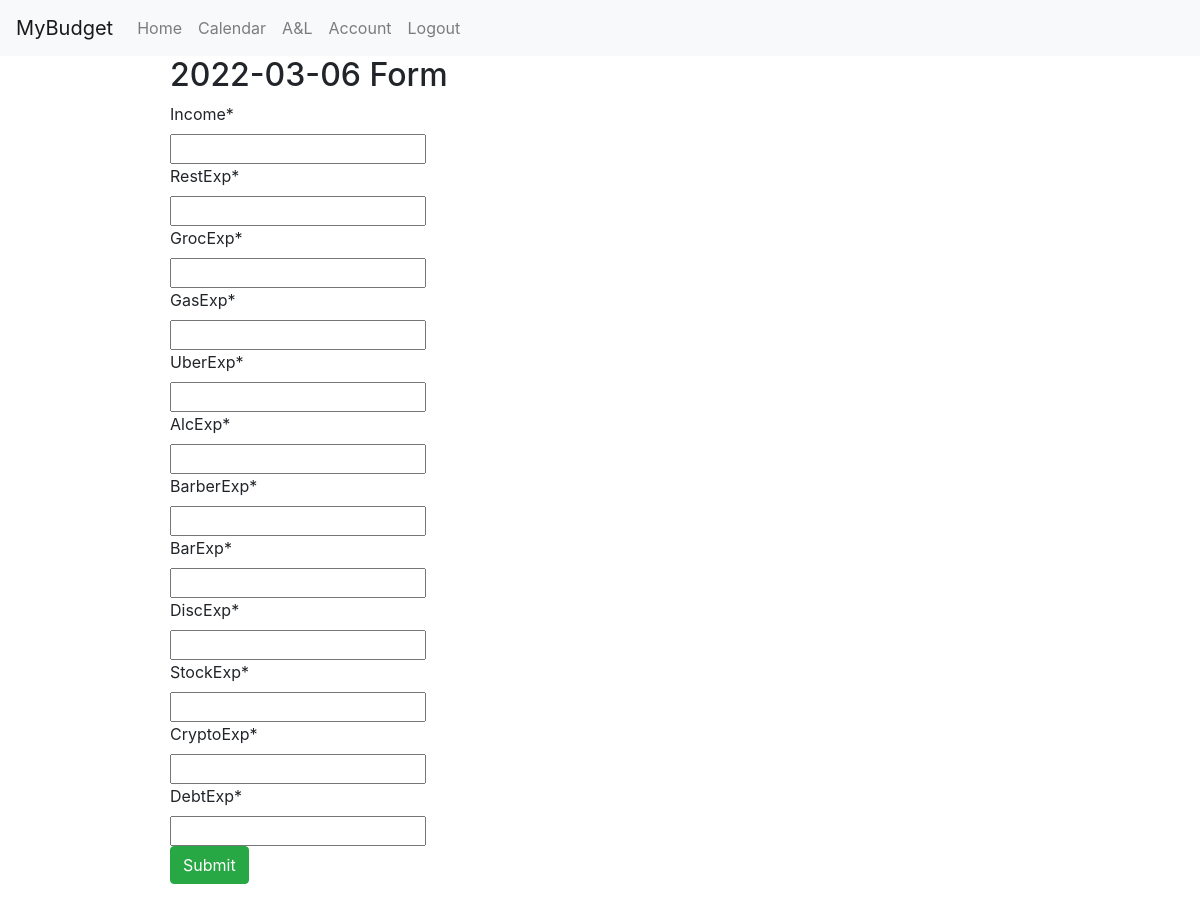
Page /day_form/2022-03-06/ (signed in) on the earlier database version.
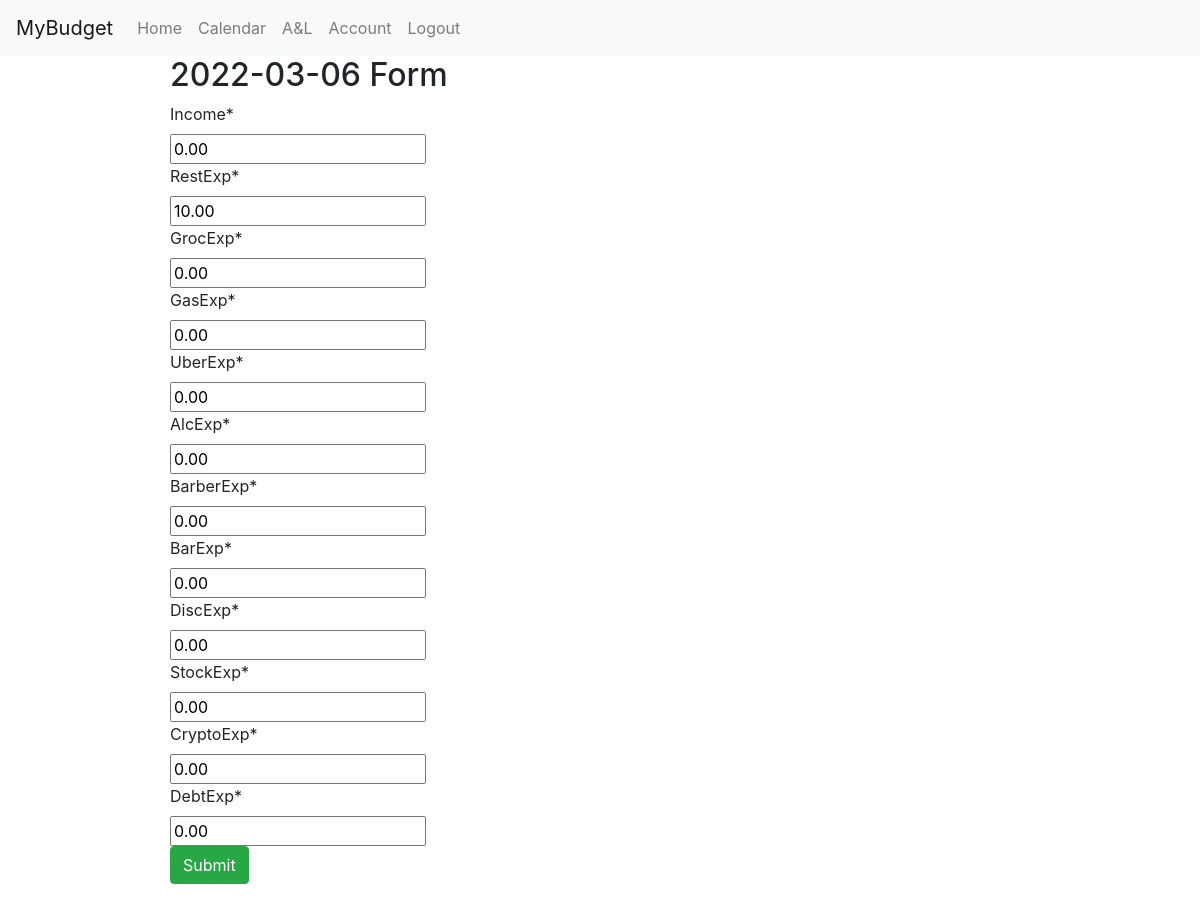
Same page on the later database version.
### main/models.py (models this page shows, shortened)
class daily(models.Model):
    dayId = models.AutoField(primary_key=True)
    date = models.DateField(auto_now_add=False)
    income = models.DecimalField(max_digits=8, decimal_places=2)
    restExp = models.DecimalField(max_digits=8, decimal_places=2)
    grocExp = models.DecimalField(max_digits=8, decimal_places=2)
    gasExp = models.DecimalField(max_digits=8, decimal_places=2)
    uberExp = models.DecimalField(max_digits=8, decimal_places=2)
    alcExp = models.DecimalField(max_digits=8, decimal_places=2)
    barberExp = models.DecimalField(max_digits=8, decimal_places=2)
    barExp = models.DecimalField(max_digits=8, decimal_places=2)
    discExp = models.DecimalField(max_digits=8, decimal_places=2)
    stockExp = models.DecimalField(max_digits=8, decimal_places=2)
    cryptoExp = models.DecimalField(max_digits=8, decimal_places=2)
    debtExp = models.DecimalField(max_digits=8, decimal_places=2)
    userId = models.ForeignKey(User, on_delete=models.CASCADE, null=False)

### main/views.py (the view)
# urls.py: path('day_form/', views.dayForm, name='dayForm'),
@login_required(login_url='/login/')
def dayForm(request, formDate):
    templateDate = formDate
    formDate = str(formDate)
    form_date = datetime.fromisoformat(formDate).date()
    if form_date > date.today():
        return redirect('calendar')
    user = request.user
    context = {"user": user, "date": templateDate}
    if request.method == "POST":
        form = dailyForm(request.POST)
        if form.is_valid():
            formInstance = form.save(commit=False)
            if daily.objects.filter(date=formDate):
                dailyObject = daily.objects.filter(date=formDate).get(userId=user)
                profile = Profile.objects.get(userId=user)
                profile.cash -= dailyObject.income
                profile.cash += dailyObject.totalExpenses()
                profile.cash += formInstance.income
                profile.cash -= formInstance.totalExpenses()
                profile.save()
                dailyObject.delete()
                formInstance.userId = request.user
                formInstance.date = form_date
                formInstance.save()
            else: # if new profile instance
                formInstance.userId = request.user
                formInstance.date = form_date
                profile = Profile.objects.get(userId=user)
                profile.cash += formInstance.income
                profile.cash -= formInstance.totalExpenses()
                profile.save()
                formInstance.save()
        return redirect('calendar')
    else:
        try:
            day = daily.objects.filter(date=form_date).get(userId=request.user)
            form = dailyForm(instance=day)
            context['form'] = form
        except:
            form = dailyForm()
            context['form'] = form
    return render(request, 'main/dailyForm.html', context)

### main/forms.py
class dailyForm(ModelForm):
    class Meta:
        model = daily
        fields = ['income', 'restExp', 'grocExp', 'gasExp', 'uberExp', 'alcExp', 'barberExp', 'barExp', 'discExp', 'stockExp', 'cryptoExp', 'debtExp']

### main/templates/main/dailyForm.html (shortened to what this page needs)
{% extends "base.html" %}
{% load crispy_forms_tags %}
{% block content %}
    <h2>{{date}} Form</h2>
    <form method="POST" action="{% url 'dayForm' date %}" class="form-group">
        {{ form|crispy }}
        <button type="submit" class="btn btn-success">Submit</button>
    </form>
{% endblock %}

Differences in the rows shown:
added daily: income "0.00", restExp "10.00", grocExp "0.00", gasExp "0.00", uberExp "0.00", alcExp "0.00", barberExp "0.00", barExp "0.00", discExp "0.00", stockExp "0.00", cryptoExp "0.00", debtExp "0.00"
